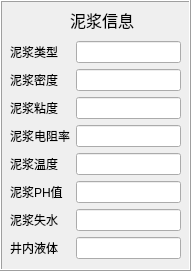
     <widget class="QFrame" name="frame_2">
      <property name="geometry">
       <rect>
        <x>260</x>
        <y>330</y>
        <width>191</width>
        <height>271</height>
       </rect>
      </property>
      <property name="styleSheet">
       <string notr="true">font: 10pt &quot;黑体&quot;;</string>
      </property>
      <property name="frameShape">
       <enum>QFrame::Box</enum>
      </property>
      <property name="frameShadow">
       <enum>QFrame::Raised</enum>
      </property>
      <widget class="QWidget" name="layoutWidget">
       <property name="geometry">
        <rect>
         <x>10</x>
         <y>40</y>
         <width>171</width>
         <height>221</height>
        </rect>
       </property>
       <property name="styleSheet">
        <string notr="true">font: 10pt &quot;黑体&quot;;</string>
       </property>
       <layout class="QGridLayout" name="gridLayout_3">
        <item row="0" column="0">
         <layout class="QVBoxLayout" name="verticalLayout_23">
          <item>
           <widget class="QLabel" name="label_55">
            <property name="styleSheet">
             <string notr="true">font: 10pt &quot;黑体&quot;;</string>
            </property>
            <property name="text">
             <string>泥浆类型</string>
            </property>
           </widget>
          </item>
          <item>
           <widget class="QLabel" name="label_56">
            <property name="styleSheet">
             <string notr="true">font: 10pt &quot;黑体&quot;;</string>
            </property>
            <property name="text">
             <string>泥浆密度</string>
            </property>
           </widget>
          </item>
          <item>
           <widget class="QLabel" name="label_57">
            <property name="styleSheet">
             <string notr="true">font: 10pt &quot;黑体&quot;;</string>
            </property>
            <property name="text">
             <string>泥浆粘度</string>
            </property>
           </widget>
          </item>
          <item>
           <widget class="QLabel" name="label_60">
            <property name="styleSheet">
             <string notr="true">font: 10pt &quot;黑体&quot;;</string>
            </property>
            <property name="text">
             <string>泥浆电阻率</string>
            </property>
           </widget>
          </item>
          <item>
           <widget class="QLabel" name="label_61">
            <property name="styleSheet">
             <string notr="true">font: 10pt &quot;黑体&quot;;</string>
            </property>
            <property name="text">
             <string>泥浆温度</string>
            </property>
           </widget>
          </item>
          <item>
           <widget class="QLabel" name="label_62">
            <property name="styleSheet">
             <string notr="true">font: 10pt &quot;黑体&quot;;</string>
            </property>
            <property name="text">
             <string>泥浆PH值</string>
            </property>
           </widget>
          </item>
          <item>
           <widget class="QLabel" name="label_58">
            <property name="styleSheet">
             <string notr="true">font: 10pt &quot;黑体&quot;;</string>
            </property>
            <property name="text">
             <string>泥浆失水</string>
            </property>
           </widget>
          </item>
          <item>
           <widget class="QLabel" name="label_59">
            <property name="styleSheet">
             <string notr="true">font: 10pt &quot;黑体&quot;;</string>
            </property>
            <property name="text">
             <string>井内液体</string>
            </property>
           </widget>
          </item>
         </layout>
        </item>
        <item row="0" column="1">
         <layout class="QVBoxLayout" name="verticalLayout_24">
          <item>
           <widget class="QLineEdit" name="lineEdit_60">
            <property name="styleSheet">
             <string notr="true">font: 10pt &quot;黑体&quot;;</string>
            </property>
           </widget>
          </item>
          <item>
           <widget class="QLineEdit" name="lineEdit_61">
            <property name="styleSheet">
             <string notr="true">font: 10pt &quot;黑体&quot;;</string>
            </property>
            <property name="text">
             <string/>
            </property>
           </widget>
          </item>
          <item>
           <widget class="QLineEdit" name="lineEdit_62">
            <property name="styleSheet">
             <string notr="true">font: 10pt &quot;黑体&quot;;</string>
            </property>
            <property name="text">
             <string/>
            </property>
           </widget>
          </item>
          <item>
           <widget class="QLineEdit" name="lineEdit_66">
            <property name="styleSheet">
             <string notr="true">font: 10pt &quot;黑体&quot;;</string>
            </property>
            <property name="text">
             <string/>
            </property>
           </widget>
          </item>
          <item>
           <widget class="QLineEdit" name="lineEdit_67">
            <property name="styleSheet">
             <string notr="true">font: 10pt &quot;黑体&quot;;</string>
            </property>
            <property name="text">
             <string/>
            </property>
           </widget>
          </item>
          <item>
           <widget class="QLineEdit" name="lineEdit_68">
            <property name="styleSheet">
             <string notr="true">font: 10pt &quot;黑体&quot;;</string>
            </property>
            <property name="text">
             <string/>
            </property>
           </widget>
          </item>
          <item>
           <widget class="QLineEdit" name="lineEdit_63">
            <property name="styleSheet">
             <string notr="true">font: 10pt &quot;黑体&quot;;</string>
            </property>
            <property name="text">
             <string/>
            </property>
           </widget>
          </item>
          <item>
           <widget class="QLineEdit" name="lineEdit_64">
            <property name="styleSheet">
             <string notr="true">font: 10pt &quot;黑体&quot;;</string>
            </property>
            <property name="text">
             <string/>
            </property>
           </widget>
          </item>
         </layout>
        </item>
       </layout>
      </widget>
      <widget class="QLabel" name="label_45">
       <property name="geometry">
        <rect>
         <x>70</x>
         <y>10</y>
         <width>71</width>
         <height>20</height>
        </rect>
       </property>
       <property name="font">
        <font>
         <family>黑体</family>
         <pointsize>12</pointsize>
         <weight>50</weight>
         <italic>false</italic>
         <bold>false</bold>
        </font>
       </property>
       <property name="styleSheet">
        <string notr="true">font: 12pt &quot;黑体&quot;;</string>
       </property>
       <property name="text">
        <string>泥浆信息</string>
       </property>
      </widget>
     </widget>
